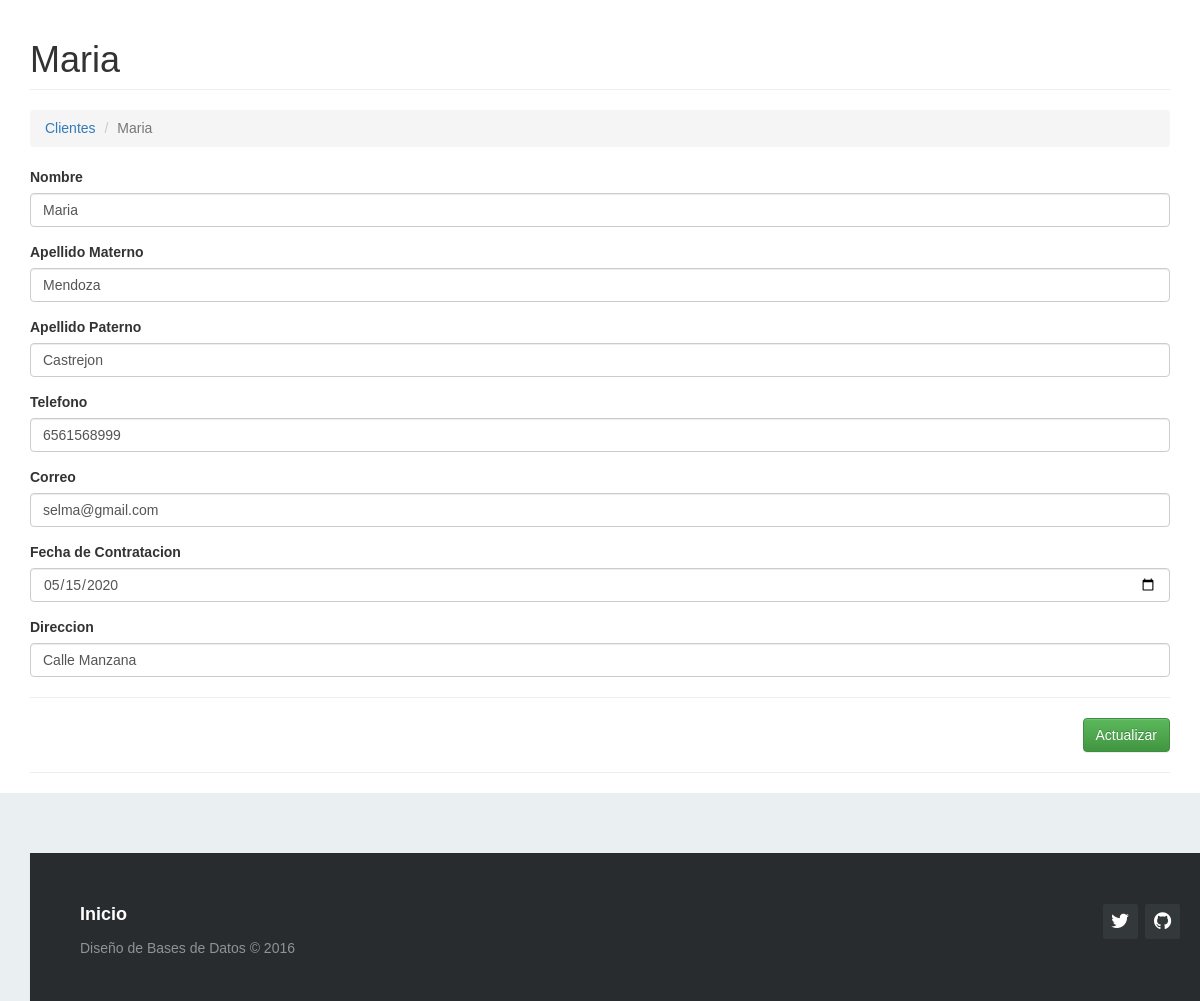
Page /?c=cliente&a=Crud&idcliente=1 on the committed database.
### tables this page shows
CREATE TABLE `tbl_cliente` (
  `idcliente` int(2) NOT NULL,
  `Nombre` varchar(50) NOT NULL,
  `ApellidoM` varchar(50) NOT NULL,
  `ApellidoP` varchar(50) NOT NULL,
  `Telefono` bigint(100) NOT NULL,
  `Correo` varchar(50) NOT NULL,
  `FechaCont` date NOT NULL,
  `Direccion` varchar(50) NOT NULL
);

### Controller/cliente.controller.php (called while the page is built, shortened)
<?php
require_once 'model/cliente.php';
class ClienteController{
    private $model;
    public function __CONSTRUCT(){
        $this->model = new cliente();
    }
    public function Crud(){
        $pvd = new cliente();
        if(isset($_REQUEST['idcliente'])){
            $pvd = $this->model->Obtener($_REQUEST['idcliente']);
        }
        require_once 'view/header.php';
        require_once 'view/cliente/cliente-editar.php';
        require_once 'view/footer.php';
  }
}

### Model/database.php (called while the page is built)
<?php
class Database
{
    public static function Conectar()
    {
        $pdo = new PDO('mysql:host=localhost;dbname=bd_cfe;charset=utf8', 'root', '');
        $pdo->setAttribute(PDO::ATTR_ERRMODE, PDO::ERRMODE_EXCEPTION);
        return $pdo;
    }
}

### Model/cliente.php (called while the page is built, shortened)
<?php
class cliente
{
	private $pdo;
	public function __CONSTRUCT()
	{
		try
		{
			$this->pdo = Database::Conectar();
		}
		catch(Exception $e)
		{
			die($e->getMessage());
		}
	}
	public function Obtener($idcliente)
	{
		try
		{
			$stm = $this->pdo->prepare("SELECT * FROM tbl_cliente WHERE idcliente = ?");
			$stm->execute(array($idcliente));
			return $stm->fetch(PDO::FETCH_OBJ);
		} catch (Exception $e)
		{
			die($e->getMessage());
		}
	}
}

### View/cliente/cliente-editar.php (the view, shortened to what this page needs)
<h1 class="page-header">
    <?php echo $pvd->idcliente != null ? $pvd->Nombre : 'Nuevo Registro'; ?>
</h1>
<ol class="breadcrumb">
  <li><a href="?c=cliente">Clientes</a></li>
  <li class="active"><?php echo $pvd->idcliente != null ? $pvd->Nombre : 'Nuevo Registro'; ?></li>
</ol>
<form id="frm-cliente" action="?c=cliente&a=Editar" method="post" enctype="multipart/form-data">
    <div class="form-group">
        <label>Nombre</label>
        <input type="text" name="Nombre" value="<?php echo $pvd->Nombre; ?>" class="form-control" placeholder="Ingrese su nombre" data-validacion-tipo="requerido|min:5" />
    </div>
    <div class="form-group">
        <label>Apellido Materno</label>
        <input type="text" name="ApellidoM" value="<?php echo $pvd->ApellidoM; ?>" class="form-control" placeholder="Ingrese su apellido materno" data-validacion-tipo="requerido|min:5" />
    </div>
    <div class="form-group">
        <label>Apellido Paterno</label>
        <input type="text" name="ApellidoP" value="<?php echo $pvd->ApellidoP; ?>" class="form-control" placeholder="Ingrese su apellido paterno" data-validacion-tipo="requerido|min:5" />
    </div>
    <div class="form-group">
        <label>Telefono</label>
        <input type="bigint" name="Telefono" value="<?php echo $pvd->Telefono; ?>" class="form-control" placeholder="Ingrese su telefono" data-validacion-tipo="requerido|min:5" />
    </div>
    <div class="form-group">
        <label>Correo</label>
        <input type="text" name="Correo" value="<?php echo $pvd->Correo; ?>" class="form-control" placeholder="Ingrese su correo" data-validacion-tipo="requerido|min:5" />
    </div>
    <div class="form-group">
        <label>Fecha de Contratacion</label>
        <input type="date" name="FechaCont" value="<?php echo $pvd->FechaCont; ?>" class="form-control" placeholder="Ingrese la fecha de contratacion" data-validacion-tipo="requerido|min:5" />
    </div>
    <div class="form-group">
        <label>Direccion</label>
        <input type="text" name="Direccion" value="<?php echo $pvd->Direccion; ?>" class="form-control" placeholder="Ingrese su direccion" data-validacion-tipo="requerido|min:5" />
    </div>
    <hr />
    <div class="text-right">
        <button class="btn btn-success">Actualizar</button>
    </div>
</form>

### assets/css/demo.css (style rules this page uses)
* { padding:0; margin:0; }
html { background-color: #eaf0f2; }
body { font:14px/1.5 Arial, Helvetica, sans-serif; }

### rows in the picture
tbl_cliente: Nombre "Maria", ApellidoM "Mendoza", ApellidoP "Castrejon", Telefono "6561568999", Correo "selma@gmail.com", FechaCont "05/15/2020", Direccion "Calle Manzana"
